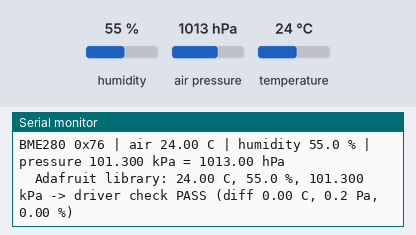
Recording of a sketch running on a simulated ESP32. Shown: the last lines printed to the serial monitor. Wiring (inferred from the names in the program): BME280 sensor at I2C address 0x76. Inputs (shaded band) come from the test bench; at power-on: humidity 55 %, air pressure 1013 hPa, temperature 24 °C.

Above: at 1.7 s.
1.8 s: humidity set to 22 %
At 3.1 s:
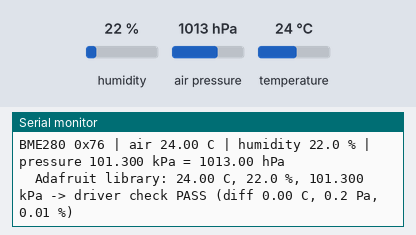
3.3 s: air pressure set to 952 hPa
At 4.7 s:
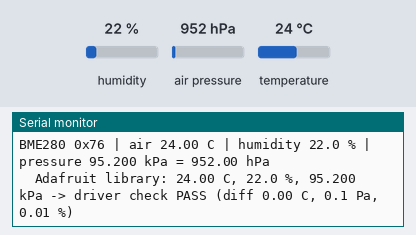
4.8 s: temperature set to 12 °C
At 8.0 s:
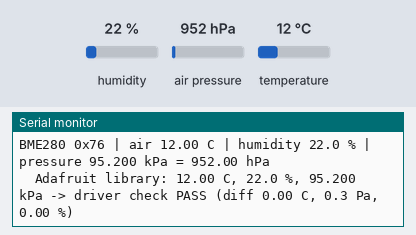
Timing chart, 0 to 9.5 s (numbered marks = the images above; inputs shaded):
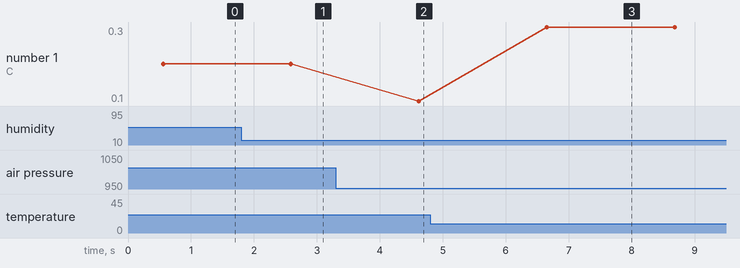

Measured:
- after the input at 1.8 s, the serial monitor: prints a new line after 0.78 s (image 1)
- after the input at 3.3 s, the serial monitor: prints a new line after 1.3 s (image 2)
- after the input at 4.8 s, the serial monitor: prints a new line after 1.8 s (image 3)
- plotted number 1: 0.2 → 0.1 after the input at 3.3 s, 0.1 → 0.3 after the input at 4.8 s

The sketch:

bme280_test.ino
```cpp
/*
  Analog Atlas - TEST 2: BME280 / BMP280 (air temperature, humidity, pressure)
  ---------------------------------------------------------------------------
  Board: "ESP32 Dev Module". Serial Monitor: 115200 baud.
  Libraries: "Adafruit BME280 Library" (+ "Adafruit Unified Sensor", "Adafruit BusIO").
  baro.h in this folder is the same driver as in field_kit/.

  What it does
  1. Reads the chip ID at 0x76 and 0x77: 0x60 = BME280, 0x58 = BMP280 (no humidity!).
  2. Every 2 s it reads the sensor with the field kit's driver (baro.h).
  3. For a BME280 it lets the Adafruit library calculate the SAME measurement and
     compares both ("driver check"). A BMP280 cannot be read by that library.
  4. If you set MY_ELEVATION_M below, it also prints the sea-level pressure (QNH),
     which you can compare with the airport weather report.

  PASS when
  - a chip ID 0x60 (BME280) or 0x58 (BMP280) is found,
  - "driver check PASS" is shown (BME280 only),
  - air temperature is within about 1 C of a good thermometer next to it
    (wait 10 minutes; keep both away from the ESP32, lamps, sun and your hands),
  - humidity rises fast when you breathe on the sensor and then slowly falls back,
  - QNH is within about 3 hPa of the airport report (your elevation must be
    right to about 10 m: 10 m of height = about 1 hPa).
*/

#include <Wire.h>
#include <math.h>
#include <Adafruit_BME280.h>
#include "baro.h"

// Your height above sea level where the sensor is, in WHOLE metres (from a map or
// GPS), e.g. 850. -1 = unknown (then no QNH is printed).
#define MY_ELEVATION_M -1

const int PIN_SDA = 21;
const int PIN_SCL = 22;

Baro baro;
Adafruit_BME280 ada;
bool ready = false;
bool adaOk = false;

// Looks for the sensor at 0x76 and 0x77 and sets it up.
bool findSensor() {
  bool someone = false;
  for (uint8_t a = 0x76; a <= 0x77; a++) {
    uint8_t id;
    if (!Baro::readChipId(Wire, a, id)) continue;
    someone = true;
    Serial.printf("0x%02X answers, chip ID = 0x%02X -> %s\n", a, id, Baro::chipName(id));
    if (id == 0x60) {
      // Adafruit library first (its begin() resets the chip), then our driver.
      adaOk = ada.begin(a, &Wire);
      if (adaOk) {
        ada.setSampling(Adafruit_BME280::MODE_FORCED, Adafruit_BME280::SAMPLING_X1, Adafruit_BME280::SAMPLING_X4,
                        Adafruit_BME280::SAMPLING_X1, Adafruit_BME280::FILTER_OFF);
      } else {
        Serial.println("  (the Adafruit library could not start - driver check skipped)");
      }
    } else if (id == 0x58 || id == 0x56 || id == 0x57) {
      Serial.println("  This is a BMP280: temperature + pressure only, NO humidity.");
      Serial.println("  (The Adafruit BME280 library cannot read it; the field kit's driver can.)");
      adaOk = false;
    } else {
      Serial.println("  Not a BME280/BMP280 - the field kit cannot use this chip.");
      continue;
    }
    if (baro.begin(Wire, a)) {
      Serial.printf("PASS: %s ready at 0x%02X\n", baro.name(), a);
      return true;
    }
    Serial.println("FAIL: the chip answers but could not be set up (loose wire?)");
  }
  if (!someone) {
    Serial.println("FAIL: nothing at 0x76/0x77. Check VCC/VIN -> 3V3, GND, SDA -> GPIO21, SCL -> GPIO22;");
    Serial.println("      on 6-pin boards also CSB -> 3V3 and SDO -> GND. Run tests/i2c_scanner.");
  }
  return false;
}

void setup() {
  Serial.begin(115200);
  delay(500);
  Serial.println();
  Serial.println("=== Analog Atlas TEST 2: BME280 / BMP280 ===");
  Serial.println("Datasheet ranges: -40..85 C, 0..100 %, 300..1100 hPa (30..110 kPa).");
  Serial.println("Typical values: indoors about 15..35 C and 20..70 %; pressure in Amman (700..1100 m)");
  Serial.println("about 88..95 kPa, at sea level about 100..103 kPa.");
  Wire.begin(PIN_SDA, PIN_SCL, 100000);
  ready = findSensor();
}

void loop() {
  if (!ready) {
    delay(5000);
    Serial.println();
    ready = findSensor();
    return;
  }

  float t, pPa, h;
  bool hOk;
  if (!baro.read(t, pPa, h, hOk)) {
    Serial.println("FAIL: reading failed (I2C error) - check the wires. Searching again...");
    ready = false;
    return;
  }
  Serial.printf("%s 0x%02X | air %.2f C | ", baro.name(), baro.address(), t);
  if (hOk) Serial.printf("humidity %.1f %% | ", h);
  else Serial.print("humidity: none (BMP280) | ");
  Serial.printf("pressure %.3f kPa = %.2f hPa\n", pPa / 1000.0f, pPa / 100.0f);

  // Driver check: the Adafruit library reads the SAME measurement registers
  // (we do not start a new measurement), so both results must agree.
  if (adaOk && baro.kind() == Baro::BME280) {
    float t2 = ada.readTemperature();
    float p2 = ada.readPressure();
    float h2 = ada.readHumidity();
    float dT = fabsf(t - t2), dP = fabsf(pPa - p2), dH = hOk ? fabsf(h - h2) : 0.0f;
    bool pass = !isnan(t2) && !isnan(p2) && !isnan(h2) && dT <= 0.05f && dP <= 5.0f && dH <= 0.1f;
    Serial.printf("  Adafruit library: %.2f C, %.1f %%, %.3f kPa -> driver check %s (diff %.2f C, %.1f Pa, %.2f %%)\n",
                  t2, h2, p2 / 1000.0f, pass ? "PASS" : "FAIL", dT, dP, dH);
  }

  // Plausibility (datasheet limits)
  if (t < -40.0f || t > 85.0f) Serial.println("  FAIL: temperature outside the sensor range -40..85 C");
  if (pPa < 30000.0f || pPa > 110000.0f) Serial.println("  FAIL: pressure outside the sensor range 30..110 kPa");
  if (hOk && h <= 0.0f) Serial.println("  WARNING: humidity reads 0 % - damaged humidity sensor?");

#if MY_ELEVATION_M >= 0
  // Sea-level pressure (QNH) with the standard atmosphere: p0 = p / (1 - 2.25577e-5 * h)^5.25588
  float qnh = (pPa / 100.0f) / powf(1.0f - 2.25577e-5f * (float)MY_ELEVATION_M, 5.25588f);
  Serial.printf("  QNH for %d m: %.1f hPa - compare with the airport report (in a METAR it looks like Q1013)\n",
                (int)MY_ELEVATION_M, qnh);
#endif
  delay(2000);
}
```

baro.h
```cpp
// baro.h - small driver for the Bosch BME280 and BMP280 air sensors (I2C)
// ---------------------------------------------------------------------------
// The same file is used in field_kit/ and in tests/bme280_test/.
// If you change one copy, copy it to the other folder too.
//
// Why our own driver and not the "Adafruit BME280 Library"?
//   * The Adafruit library only accepts a real BME280 (chip ID 0x60).
//     Many cheap boards sold as "BME280" really carry a BMP280 (chip ID 0x58,
//     no humidity) and would simply not work.
//   * The Adafruit library does not notice I2C errors, so a loose wire could
//     turn into a wrong number. This driver checks EVERY transfer and returns
//     false instead of a value when something goes wrong.
//   * It uses "forced mode": the sensor makes ONE measurement when we ask and
//     then sleeps. Less self-heating means a better air temperature.
// tests/bme280_test compares this driver with the Adafruit library on your
// real sensor, so you can check that both give the same numbers.
//
// The compensation formulas are the integer formulas from the Bosch datasheets
// (BMP280 and BME280, "compensation formula in 32/64 bit fixed point").
// Check: with the worked example of the BMP280 datasheet (adc_T = 519888,
// adc_P = 415148) this code gives 25.08 C and 100653.25 Pa.

#pragma once
#include <Arduino.h>
#include <Wire.h>

class Baro {
public:
  enum Kind : uint8_t { NONE = 0, BMP280 = 1, BME280 = 2 };

  // Reads the chip ID register (0xD0) of the device at 'addr'.
  // Returns false if nobody answered at this address.
  static bool readChipId(TwoWire &wire, uint8_t addr, uint8_t &id) {
    wire.beginTransmission(addr);
    wire.write((uint8_t)0xD0);
    if (wire.endTransmission(false) != 0) return false;
    if (wire.requestFrom(addr, (size_t)1) != 1) return false;
    id = (uint8_t)wire.read();
    return true;
  }

  // Name of a chip ID, for messages.
  static const char *chipName(uint8_t id) {
    switch (id) {
      case 0x60: return "BME280";
      case 0x56:
      case 0x57:
      case 0x58: return "BMP280";
      case 0x55: return "BMP180";
      case 0x61: return "BME680";
      default: return "unknown chip";
    }
  }

  // Finds out the chip type, resets it, reads its calibration values and sets it up.
  // Returns true when a BME280 or BMP280 is ready at 'addr'.
  bool begin(TwoWire &wire, uint8_t addr) {
    _wire = &wire;
    _addr = addr;
    _kind = NONE;
    _id = 0;
    if (!readChipId(wire, addr, _id)) return false;

    Kind k;
    if (_id == 0x60) k = BME280;
    else if (_id == 0x56 || _id == 0x57 || _id == 0x58) k = BMP280;
    else return false;  // some other chip answered at this address

    if (!writeReg(REG_RESET, 0xB6)) return false;  // soft reset
    delay(5);                                      // the chip needs 2 ms to start

    // Wait until the chip has copied its calibration data (status bit 0 = 0).
    uint8_t st = 0x01;
    uint32_t t0 = millis();
    while (true) {
      if (!readRegs(REG_STATUS, &st, 1)) return false;
      if ((st & 0x01) == 0) break;
      if (millis() - t0 > 50) return false;
      delay(2);
    }

    // Calibration ("trimming") values: registers 0x88..0xA1 (26 bytes, little endian).
    uint8_t c[26];
    if (!readRegs(0x88, c, sizeof(c))) return false;
    T1 = (uint16_t)(c[1] << 8 | c[0]);
    T2 = (int16_t)(c[3] << 8 | c[2]);
    T3 = (int16_t)(c[5] << 8 | c[4]);
    P1 = (uint16_t)(c[7] << 8 | c[6]);
    P2 = (int16_t)(c[9] << 8 | c[8]);
    P3 = (int16_t)(c[11] << 8 | c[10]);
    P4 = (int16_t)(c[13] << 8 | c[12]);
    P5 = (int16_t)(c[15] << 8 | c[14]);
    P6 = (int16_t)(c[17] << 8 | c[16]);
    P7 = (int16_t)(c[19] << 8 | c[18]);
    P8 = (int16_t)(c[21] << 8 | c[20]);
    P9 = (int16_t)(c[23] << 8 | c[22]);
    if (k == BME280) {
      H1 = c[25];  // register 0xA1
      uint8_t h[7];  // registers 0xE1..0xE7
      if (!readRegs(0xE1, h, sizeof(h))) return false;
      H2 = (int16_t)(h[1] << 8 | h[0]);
      H3 = h[2];
      H4 = (int16_t)(((int8_t)h[3]) * 16 | (h[4] & 0x0F));
      H5 = (int16_t)(((int8_t)h[5]) * 16 | (h[4] >> 4));
      H6 = (int8_t)h[6];
    }
    // A real chip never has these two values at 0: then the read went wrong.
    if (T1 == 0 || P1 == 0) return false;

    if (!writeReg(REG_CONFIG, 0x00)) return false;  // IIR filter off
    if (k == BME280 && !writeReg(REG_CTRL_HUM, OSRS_H)) return false;
    if (!writeReg(REG_CTRL_MEAS, CTRL_MEAS_SLEEP)) return false;
    _kind = k;
    return true;
  }

  // Makes one measurement. Returns false (and no numbers) on any error.
  // tempC in degrees C, pressPa in pascal (Pa), humPct in % (only if humOk is true).
  bool read(float &tempC, float &pressPa, float &humPct, bool &humOk) {
    humOk = false;
    if (_kind == NONE) return false;
    // Start ONE measurement ("forced mode"). ctrl_hum must be written before ctrl_meas.
    if (_kind == BME280 && !writeReg(REG_CTRL_HUM, OSRS_H)) return false;
    if (!writeReg(REG_CTRL_MEAS, CTRL_MEAS_FORCED)) return false;
    delay(20);  // with our settings a measurement takes about 16 ms
    uint8_t st = 0;
    uint32_t t0 = millis();
    while (true) {
      if (!readRegs(REG_STATUS, &st, 1)) return false;
      if ((st & 0x08) == 0) break;          // status bit 3 = "measuring"
      if (millis() - t0 > 100) return false;  // much too long: something is wrong
      delay(2);
    }

    // Raw data: pressure (3 bytes), temperature (3 bytes), humidity (2 bytes, BME280 only)
    uint8_t d[8];
    size_t n = (_kind == BME280) ? 8 : 6;
    if (!readRegs(REG_DATA, d, n)) return false;
    int32_t adcP = ((int32_t)d[0] << 12) | ((int32_t)d[1] << 4) | (d[2] >> 4);
    int32_t adcT = ((int32_t)d[3] << 12) | ((int32_t)d[4] << 4) | (d[5] >> 4);
    // 0x80000 means "no measurement" (the value after a reset): never use it.
    if (adcT == 0x80000 || adcP == 0x80000) return false;

    // --- temperature (datasheet integer formula), result in 0.01 C ---
    int32_t var1 = ((((adcT >> 3) - ((int32_t)T1 << 1))) * ((int32_t)T2)) >> 11;
    int32_t var2 = (((((adcT >> 4) - ((int32_t)T1)) * ((adcT >> 4) - ((int32_t)T1))) >> 12) *
                    ((int32_t)T3)) >> 14;
    int32_t tFine = var1 + var2;
    tempC = (float)((tFine * 5 + 128) >> 8) / 100.0f;

    // --- pressure (datasheet 64-bit formula), result in Pa * 256 ---
    int64_t a = (int64_t)tFine - 128000;
    int64_t b = a * a * (int64_t)P6;
    b = b + ((a * (int64_t)P5) << 17);
    b = b + (((int64_t)P4) << 35);
    a = ((a * a * (int64_t)P3) >> 8) + ((a * (int64_t)P2) << 12);
    a = ((((int64_t)1) << 47) + a) * ((int64_t)P1) >> 33;
    if (a == 0) return false;  // would divide by zero
    int64_t p = 1048576 - adcP;
    p = (((p << 31) - b) * 3125) / a;
    a = (((int64_t)P9) * (p >> 13) * (p >> 13)) >> 25;
    b = (((int64_t)P8) * p) >> 19;
    p = ((p + a + b) >> 8) + (((int64_t)P7) << 4);
    pressPa = (float)p / 256.0f;

    // --- humidity (BME280 only, datasheet integer formula), result in %RH * 1024 ---
    if (_kind == BME280) {
      int32_t adcH = ((int32_t)d[6] << 8) | d[7];
      if (adcH != 0x8000) {  // 0x8000 = "no measurement"
        int32_t v = tFine - ((int32_t)76800);
        v = (((((adcH << 14) - (((int32_t)H4) << 20) - (((int32_t)H5) * v)) + ((int32_t)16384)) >> 15) *
             (((((((v * ((int32_t)H6)) >> 10) * (((v * ((int32_t)H3)) >> 11) + ((int32_t)32768))) >> 10) +
                 ((int32_t)2097152)) * ((int32_t)H2) + 8192) >> 14));
        v = v - (((((v >> 15) * (v >> 15)) >> 7) * ((int32_t)H1)) >> 4);
        v = (v < 0) ? 0 : v;
        v = (v > 419430400) ? 419430400 : v;
        humPct = (float)(v >> 12) / 1024.0f;
        humOk = true;
      }
    }
    return true;
  }

  Kind kind() const { return _kind; }
  uint8_t address() const { return _addr; }
  uint8_t chipId() const { return _id; }
  const char *name() const { return _kind == BME280 ? "BME280" : (_kind == BMP280 ? "BMP280" : "none"); }
  void forget() { _kind = NONE; }  // after errors: begin() must be called again

private:
  // Registers (same addresses on BME280 and BMP280)
  static constexpr uint8_t REG_RESET = 0xE0, REG_CTRL_HUM = 0xF2, REG_STATUS = 0xF3,
                           REG_CTRL_MEAS = 0xF4, REG_CONFIG = 0xF5, REG_DATA = 0xF7;
  // Oversampling codes: 1 = x1, 2 = x2, 3 = x4, 4 = x8, 5 = x16.
  // Temperature x1, pressure x4 (less noise), humidity x1.
  static constexpr uint8_t OSRS_T = 1, OSRS_P = 3, OSRS_H = 1;
  static constexpr uint8_t CTRL_MEAS_SLEEP = (OSRS_T << 5) | (OSRS_P << 2) | 0x00;   // mode 00 = sleep
  static constexpr uint8_t CTRL_MEAS_FORCED = (OSRS_T << 5) | (OSRS_P << 2) | 0x01;  // mode 01 = forced

  TwoWire *_wire = nullptr;
  uint8_t _addr = 0, _id = 0;
  Kind _kind = NONE;
  uint16_t T1 = 0, P1 = 0;
  int16_t T2 = 0, T3 = 0, P2 = 0, P3 = 0, P4 = 0, P5 = 0, P6 = 0, P7 = 0, P8 = 0, P9 = 0;
  uint8_t H1 = 0, H3 = 0;
  int16_t H2 = 0, H4 = 0, H5 = 0;
  int8_t H6 = 0;

  bool readRegs(uint8_t reg, uint8_t *buf, size_t len) {
    _wire->beginTransmission(_addr);
    _wire->write(reg);
    if (_wire->endTransmission(false) != 0) return false;  // false = repeated start
    if (_wire->requestFrom(_addr, len) != len) return false;
    for (size_t i = 0; i < len; i++) buf[i] = (uint8_t)_wire->read();
    return true;
  }

  bool writeReg(uint8_t reg, uint8_t value) {
    _wire->beginTransmission(_addr);
    _wire->write(reg);
    _wire->write(value);
    return _wire->endTransmission() == 0;
  }
};
```
